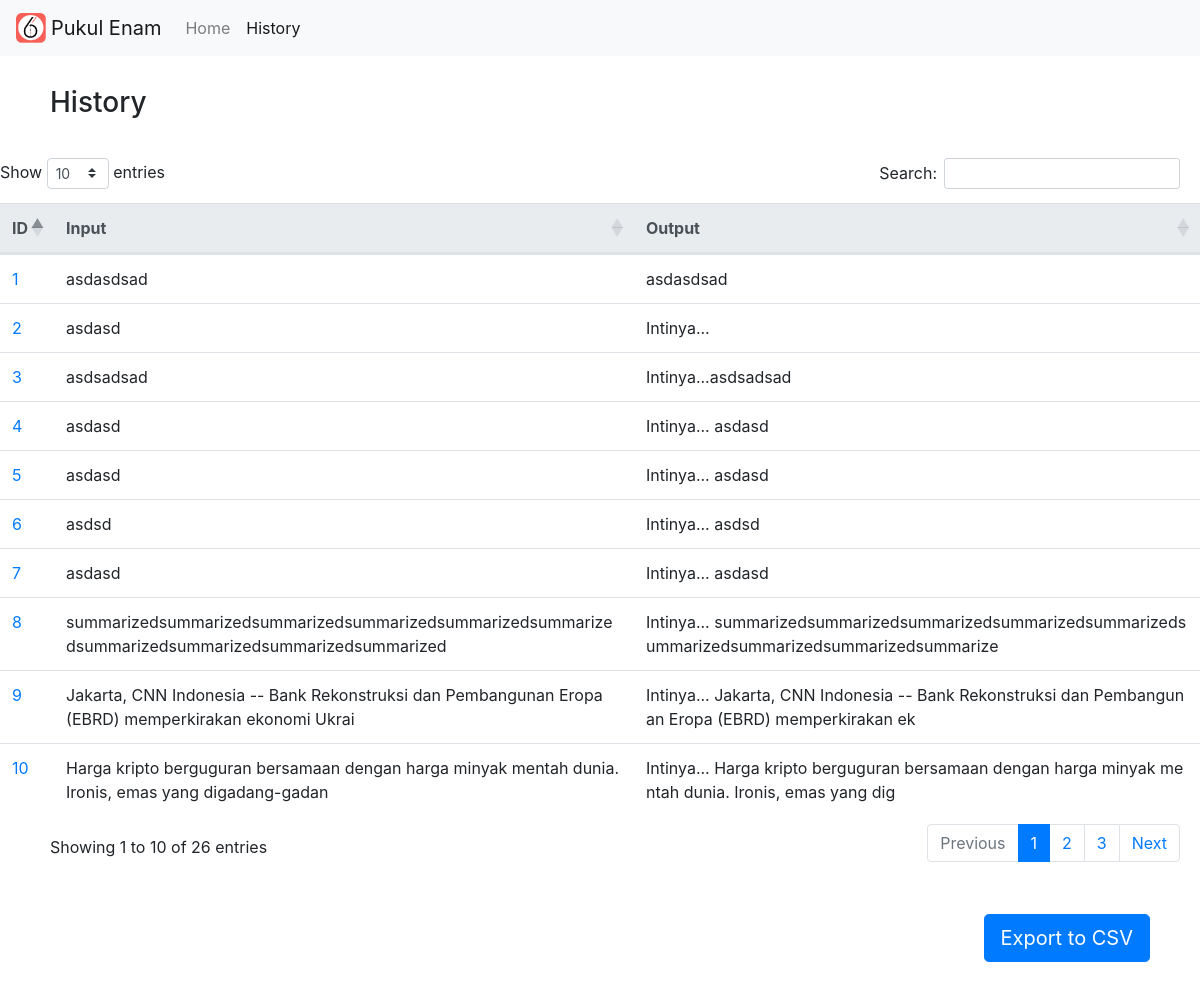
The app's page /history with its own data.
### main.py (models this page shows, shortened)
class News(db.Model):
    id = db.Column(db.Integer, primary_key=True)
    inputNews = db.Column(db.Text, nullable=False)
    summarizedNews = db.Column(db.Text, nullable=False)

### main.py (the view)
@app.route('/history')
def history():
    query_news=News.query.order_by(News.id.desc())
    return render_template('history.html', news=query_news)

### templates/history.html (shortened to what this page needs)
<!doctype html>
<html lang="en">
<head>
  <link rel="stylesheet" href="https://cdn.jsdelivr.net/npm/bootstrap@4.0.0/dist/css/bootstrap.min.css"
>
  <link href="https://cdn.datatables.net/1.11.5/css/dataTables.bootstrap4.min.css" rel="stylesheet">
  <link href="https://cdnjs.cloudflare.com/ajax/libs/twitter-bootstrap/4.5.2/css/bootstrap.css" rel="stylesheet">
</head>
<body>
  <nav class="navbar navbar-expand-lg navbar-light bg-light">
    <img src="{{ url_for('static', filename='Pukulenam.png') }}" style="width: 30px; margin-right: 5px;">
    <a class="navbar-brand" href="/">Pukul Enam</a>
    <div class="collapse navbar-collapse" id="navbarNav">
      <ul class="navbar-nav">
        <li class="nav-item ">
          <a class="nav-link" href="/">Home <span class="sr-only">(current)</span></a>
        </li>
        {% set active_page = 'history' %}
        <li class="nav-item {{ 'active' if active_page=='history' else ''}}">
          <a class="nav-link" href="/history"> History</a>
        </li>
      </ul>
    </div>
  </nav>
  <h3 style="padding-left: 50px; padding-bottom: 30px; padding-top: 30px;">History</h3>
  <table class="table table-hover" style="width: 100%;" id="table">
    <thead class="thead-light">
      <tr>
        <th>ID</th>
        <th>Input</th>
        <th>Output</th>
      </tr>
    </thead>
    <tbody>
      {% for _news in news %}
      <tr>
        <td><a href="/{{_news.id}}">{{_news.id}}</a></td>
        <td style="word-break: break-all;">{{_news.inputNews[:100]}}</td>
        <td style="word-break: break-all;">{{_news.summarizedNews[:100]}}</td>
      </tr>
      {% endfor %}
    </tbody>
  </table>
  <a class="btn btn-primary btn-lg float-right m-50" href="/export" role="button">Export to CSV</a>
</body>
</html>

### templates/history.html (style rules this page uses)
html { overflow-x: hidden; }
.m-50 { margin: 50px; }
table { resize: none; }

### records on screen
News: id "10", inputNews "Harga kripto berguguran bersamaan dengan harga minyak mentah dunia. Ironis, emas yang digadang-gadan", summarizedNews "Intinya... Harga kripto berguguran bersamaan dengan harga minyak mentah dunia. Ironis, emas yang dig"
News: id "9", inputNews "Jakarta, CNN Indonesia -- Bank Rekonstruksi dan Pembangunan Eropa (EBRD) memperkirakan ekonomi Ukrai", summarizedNews "Intinya... Jakarta, CNN Indonesia -- Bank Rekonstruksi dan Pembangunan Eropa (EBRD) memperkirakan ek"
News: id "8", inputNews "summarizedsummarizedsummarizedsummarizedsummarizedsummarizedsummarizedsummarizedsummarizedsummarized", summarizedNews "Intinya... summarizedsummarizedsummarizedsummarizedsummarizedsummarizedsummarizedsummarizedsummarize"
News: id "7", inputNews "asdasd", summarizedNews "Intinya... asdasd"
News: id "6", inputNews "asdsd", summarizedNews "Intinya... asdsd"
News: id "5", inputNews "asdasd", summarizedNews "Intinya... asdasd"
News: id "4", inputNews "asdasd", summarizedNews "Intinya... asdasd"
News: id "3", inputNews "asdsadsad", summarizedNews "Intinya...asdsadsad"
News: id "2", inputNews "asdasd", summarizedNews "Intinya..."
News: id "1", inputNews "asdasdsad", summarizedNews "asdasdsad"
